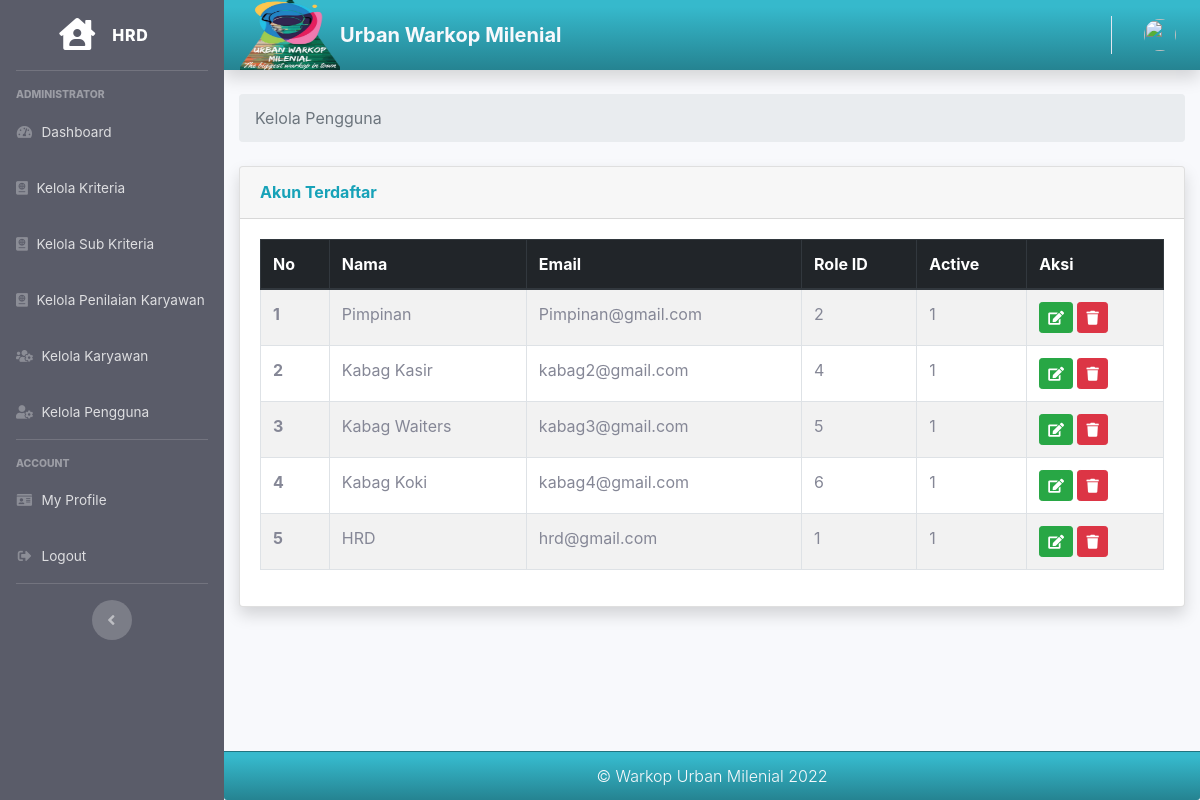
/index.php/hrd/kelola_pengguna, run on the app's committed database.
### tables this page shows
CREATE TABLE `user` (
  `id` int(11) NOT NULL,
  `name` varchar(128) NOT NULL,
  `email` varchar(128) NOT NULL,
  `image` varchar(512) NOT NULL,
  `password` varchar(256) NOT NULL,
  `role_id` int(11) NOT NULL,
  `is_active` int(1) NOT NULL,
  `date_created` int(11) NOT NULL
);

### application/controllers/Hrd.php (called while the page is built, shortened)
<?php
class Hrd extends CI_Controller
{
    public function __construct()
    {
        $this->load->model('Hrd_model');
        $this->load->model('Kriteria_model');
        $this->load->model('Kriteria_model');
        $this->load->model('Kabag_model');
        $this->load->model('Karyawan_model');
        $this->load->model('Penilaian_model');
        $this->load->model('Peringkat_model');
    }
    public function kelola_pengguna()
    {
        $data['user'] = $this->db->get_where('user', ['email' => $this->session->userdata('email')])->row_array();
        $data2['user'] = $this->db->get('user')->result_array();
        $data['title'] = 'Kelola Pengguna';
        $this->load->view('templates/hrd_header', $data);
        $this->load->view('templates/hrd_sidebar', $data);
        $this->load->view('templates/hrd_topbar', $data);
        $this->load->view('hrd/kelola_pengguna', $data2);
        $this->load->view('templates/hrd_footer', $data);
    }
}

### index.php (called while the page is built, shortened)
<?php
require_once BASEPATH.'core/CodeIgniter.php';

### application/views/hrd/kelola_pengguna.php (the view, shortened to what this page needs)
<div class="container-fluid">
    <nav aria-label="breadcrumb">
        <ol class="breadcrumb">
            <li class="breadcrumb-item active" aria-current="page">Kelola Pengguna</li>
        </ol>
    </nav>
    <div class="card shadow mb-4">
        <div class="card-header py-3">
            <h6 class="m-0 font-weight-bold text-info">Akun Terdaftar</h6>
        </div>
        <div class="card-body">
            <table id="example" class="table table-striped table-bordered" style="width:100%">
                <thead class="thead-dark">
                    <tr>
                        <th scope="col">No</th>
                        <th scope="col">Nama</th>
                        <th scope="col">Email</th>
                        <th scope="col">Role ID</th>
                        <th scope="col">Active</th>
                        <th scope="col">Aksi</th>
                    </tr>
                </thead>
                <tbody>
                    <?php $i = 1; ?>
                    <?php
                    foreach ($user as $p):
                    ?>
                        <tr>
                            <th scope="row"><?= $i; ?></th>
                            <td><?= $p['name']; ?></td>
                            <td><?= $p['email']; ?></td>
                            <td><?= $p['role_id']; ?></td>
                            <td><?= $p['is_active']; ?></td>
                            <td> <a class="btn btn-success btn-sm " type="a" data-toggle="tooltip" data-placement="top" title="Edit" href="<?= base_url(); ?>hrd/edit_pengguna/<?= $p['id']; ?>"><i class="fa fa-edit"></i></a>
                                <a class="btn btn-danger btn-sm tombol-hapus-pengguna" type="button" data-toggle="tooltip" data-placement="top" title="Delete" href="<?= base_url(); ?>hrd/delete_pengguna/<?= $p['id']; ?>"><i class="fa fa-trash"></i></a>
                            </td>
                        </tr>
                        <?php $i++; ?>
                    <?php endforeach; ?>
                </tbody>
            </table>
        </div>
    </div>
</div>
</div>

### assets/css/custom.css (style rules this page uses)
body { font-family: 'Open Sans', sans-serif; }

### data on the page
user: name "Pimpinan", email "Pimpinan@gmail.com", role "2", is_active "1"
user: name "Kabag Kasir", email "kabag2@gmail.com", role "4", is_active "1"
user: name "Kabag Waiters", email "kabag3@gmail.com", role "5", is_active "1"
user: name "Kabag Koki", email "kabag4@gmail.com", role "6", is_active "1"
user: name "HRD", email "hrd@gmail.com", role "1", is_active "1"
